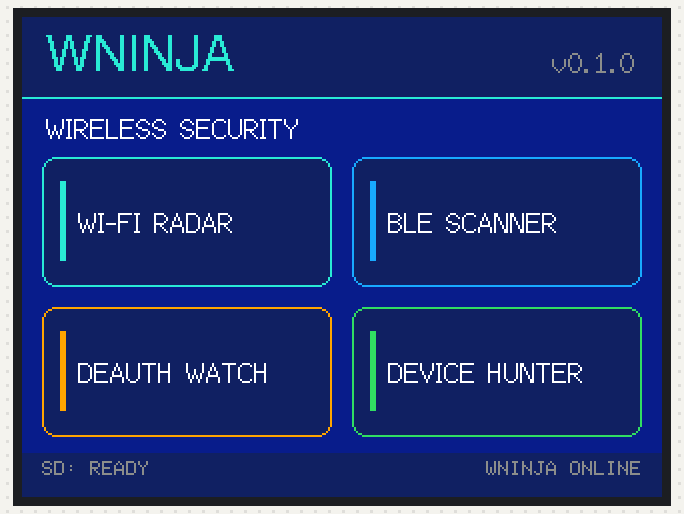
Simulated run of this program. Board: ESP32. Shown: 320×240 colour display. Storage starts empty; what the program prints to the serial monitor is not drawn.

Above: at 0.4 s.

The program:

main.cpp
```cpp
#include <Arduino.h>
#include <SPI.h>
#include <TFT_eSPI.h>
#include <XPT2046_Touchscreen.h>
#include <SD.h>

#include "config.h"
#include "colors.h"

TFT_eSPI tft = TFT_eSPI();
XPT2046_Touchscreen touch(TOUCH_CS_PIN);

bool sdAvailable = false;

void drawHeader() {
    tft.fillRect(0, 0, 320, 40, WN_PANEL);

    tft.setTextColor(WN_CYAN, WN_PANEL);
    tft.drawString("WNINJA", 12, 8, 4);

    tft.setTextColor(WN_GREY, WN_PANEL);
    tft.drawRightString("v0.1.0", 307, 15, 2);

    tft.drawFastHLine(0, 40, 320, WN_CYAN);
}

void drawTile(int x, int y, const char* name,
              uint16_t color) {

    tft.fillRoundRect(x, y, 145, 65, 7, WN_PANEL);
    tft.drawRoundRect(x, y, 145, 65, 7, color);

    tft.fillRect(x + 9, y + 12, 3, 40, color);

    tft.setTextColor(WN_WHITE, WN_PANEL);
    tft.drawString(name, x + 18, y + 25, 2);
}

void drawDashboard() {
    tft.fillScreen(WN_BG);

    drawHeader();

    tft.setTextColor(WN_WHITE, WN_BG);
    tft.drawString("WIRELESS SECURITY", 12, 48, 2);

    drawTile(10, 70, "WI-FI RADAR", WN_CYAN);
    drawTile(165, 70, "BLE SCANNER", WN_BLUE);

    drawTile(10, 145, "DEAUTH WATCH", WN_AMBER);
    drawTile(165, 145, "DEVICE HUNTER", WN_GREEN);

    tft.fillRect(0, 218, 320, 22, WN_PANEL);

    tft.setTextColor(WN_GREY, WN_PANEL);

    tft.drawString(
        sdAvailable ? "SD: READY" : "SD: NOT FOUND",
        10, 222, 1
    );

    tft.drawRightString("WNINJA ONLINE", 310, 222, 1);
}

void setup() {
    Serial.begin(115200);

    pinMode(TFT_BACKLIGHT, OUTPUT);
    digitalWrite(TFT_BACKLIGHT, HIGH);

    SPI.begin(SPI_SCK, SPI_MISO, SPI_MOSI);

    tft.init();
    tft.setRotation(1);

    touch.begin();
    touch.setRotation(1);

    sdAvailable = SD.begin(SD_CS_PIN, SPI);

    drawDashboard();

    Serial.println("WNinja started");
}

void loop() {
    delay(50);
}
```

colors.h
```cpp
#pragma once

#include <TFT_eSPI.h>

#define WN_BG       0x08F1
#define WN_PANEL    0x110C
#define WN_PANEL2   0x19B5

#define WN_CYAN     0x2F5A
#define WN_BLUE     0x1D5F
#define WN_WHITE    0xFFFF

#define WN_GREY     0x8C71
#define WN_AMBER    0xFD20
#define WN_RED      0xF986
#define WN_GREEN    0x36EC
```

config.h
```cpp
#pragma once

#define WNINJA_NAME "WNINJA"
#define WNINJA_VERSION "0.1.0"

#define SCREEN_WIDTH 320
#define SCREEN_HEIGHT 240

#define TFT_BACKLIGHT 21
#define TOUCH_CS_PIN 33
#define SD_CS_PIN 5

#define SPI_SCK 14
#define SPI_MISO 12
#define SPI_MOSI 13
```
